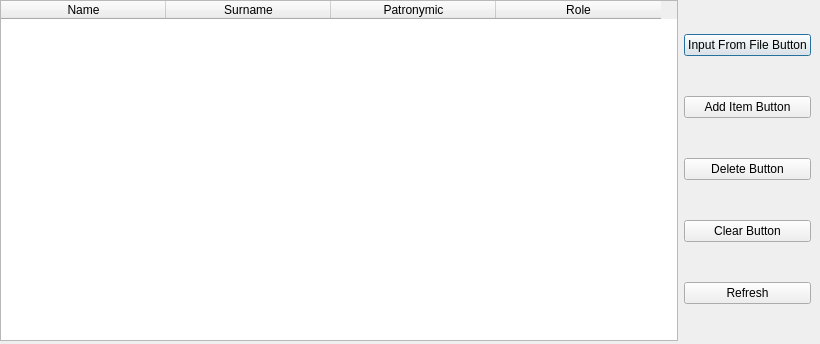
<?xml version="1.0" encoding="UTF-8"?>
<ui version="4.0">
 <class>hashtable</class>
 <widget class="QDialog" name="hashtable">
  <property name="geometry">
   <rect>
    <x>0</x>
    <y>0</y>
    <width>820</width>
    <height>344</height>
   </rect>
  </property>
  <property name="windowTitle">
   <string>Dialog</string>
  </property>
  <widget class="QWidget" name="horizontalLayoutWidget">
   <property name="geometry">
    <rect>
     <x>0</x>
     <y>0</y>
     <width>811</width>
     <height>341</height>
    </rect>
   </property>
   <layout class="QHBoxLayout" name="horizontalLayout">
    <item>
     <widget class="QTableWidget" name="tableWidget">
      <attribute name="horizontalHeaderDefaultSectionSize">
       <number>165</number>
      </attribute>
      <column>
       <property name="text">
        <string>Name</string>
       </property>
      </column>
      <column>
       <property name="text">
        <string>Surname</string>
       </property>
      </column>
      <column>
       <property name="text">
        <string>Patronymic</string>
       </property>
      </column>
      <column>
       <property name="text">
        <string>Role</string>
       </property>
      </column>
     </widget>
    </item>
    <item>
     <layout class="QVBoxLayout" name="verticalLayout">
      <item>
       <widget class="QPushButton" name="Input_From_File">
        <property name="text">
         <string>Input From File Button</string>
        </property>
       </widget>
      </item>
      <item>
       <widget class="QPushButton" name="Add_Button">
        <property name="text">
         <string>Add Item Button</string>
        </property>
       </widget>
      </item>
      <item>
       <widget class="QPushButton" name="DeleteButton">
        <property name="text">
         <string>Delete Button</string>
        </property>
       </widget>
      </item>
      <item>
       <widget class="QPushButton" name="ClearButton">
        <property name="text">
         <string>Clear Button</string>
        </property>
       </widget>
      </item>
      <item>
       <widget class="QPushButton" name="RefreshButton">
        <property name="text">
         <string>Refresh</string>
        </property>
       </widget>
      </item>
     </layout>
    </item>
   </layout>
  </widget>
 </widget>
 <resources/>
 <connections/>
</ui>
